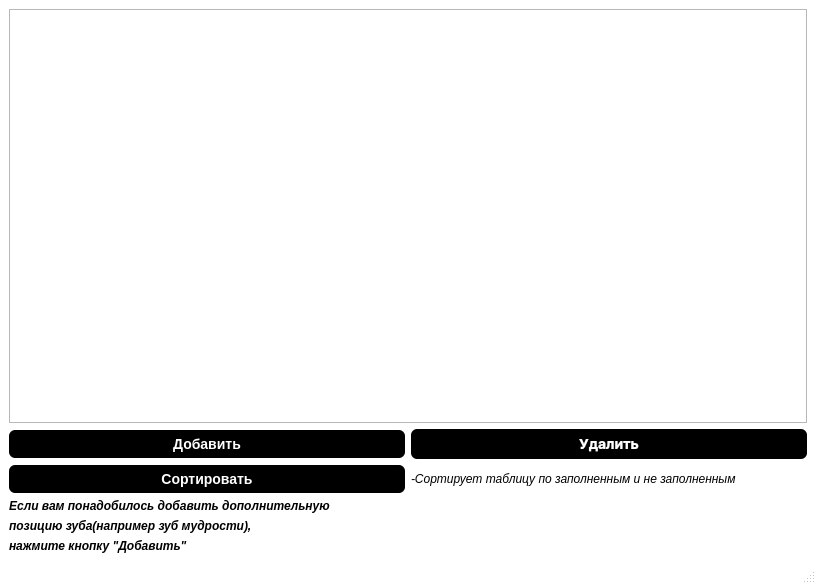
<?xml version="1.0" encoding="UTF-8"?>
<ui version="4.0">
 <class>MainWindow</class>
 <widget class="QMainWindow" name="MainWindow">
  <property name="geometry">
   <rect>
    <x>0</x>
    <y>0</y>
    <width>816</width>
    <height>584</height>
   </rect>
  </property>
  <property name="windowTitle">
   <string>MainWindow</string>
  </property>
  <property name="styleSheet">
   <string notr="true">QMainWindow{
background-color: rgb(255, 255, 255)
}</string>
  </property>
  <widget class="QWidget" name="centralwidget">
   <layout class="QGridLayout" name="gridLayout">
    <item row="6" column="0">
     <widget class="QLabel" name="label_3">
      <property name="font">
       <font>
        <italic>true</italic>
        <bold>true</bold>
       </font>
      </property>
      <property name="text">
       <string>нажмите кнопку &quot;Добавить&quot;</string>
      </property>
     </widget>
    </item>
    <item row="0" column="0" colspan="2">
     <widget class="QTableView" name="tableView">
      <property name="styleSheet">
       <string notr="true">QTableView {
    color: black;
    gridline-color: black;
    border-color: black;
    font: 10px;
}
QHeaderView::section {
    background-color: black;
    color: white;
    height: 35px;
    font: 14px;
}
QTableView::item:focus{
    border: 2px solid black;
    background-color: black;
}
QScrollBar:vertical {
    background: black;
}
 QScrollBar::handle:vertical {
    background: black;
 }
QScrollBar:horizontal {
    background: black;
}
 QScrollBar::handle:horizontal {
    background: black;
 }</string>
      </property>
     </widget>
    </item>
    <item row="2" column="1">
     <widget class="QPushButton" name="pushButton_delete">
      <property name="font">
       <font>
        <family>-apple-system</family>
        <pointsize>-1</pointsize>
        <bold>true</bold>
        <underline>false</underline>
        <strikeout>false</strikeout>
       </font>
      </property>
      <property name="cursor">
       <cursorShape>PointingHandCursor</cursorShape>
      </property>
      <property name="styleSheet">
       <string notr="true">
QPushButton {
  background-color: black;
  border: 1px solid rgba(27, 31, 35, .15);
  border-radius: 6px;
  color: #fff;
  font-family: -apple-system,system-ui,&quot;Segoe UI&quot;,Helvetica,Arial,sans-serif,&quot;Apple Color Emoji&quot;,&quot;Segoe UI Emoji&quot;;
  font-size: 14px;
  font-weight: 600;
  line-height: 20px;
  padding: 6px 16px;
  position: relative;
  text-align: center;
  text-decoration: none;
  vertical-align: middle;
  white-space: nowrap;
}
QPushButton:hover {
  background-color: rgb(255, 255, 255);
  border: 1px solid rgba(27, 31, 35, .15);
  border-radius: 6px;
  color: red;
  font-family: -apple-system,system-ui,&quot;Segoe UI&quot;,Helvetica,Arial,sans-serif,&quot;Apple Color Emoji&quot;,&quot;Segoe UI Emoji&quot;;
  font-size: 14px;
  font-weight: 600;
  line-height: 20px;
  padding: 6px 16px;
  position: relative;
  text-align: center;
  text-decoration: none;
  vertical-align: middle;
  white-space: nowrap;
}
</string>
      </property>
      <property name="text">
       <string>Удалить</string>
      </property>
     </widget>
    </item>
    <item row="2" column="0">
     <widget class="QPushButton" name="pushButton_add">
      <property name="cursor">
       <cursorShape>PointingHandCursor</cursorShape>
      </property>
      <property name="styleSheet">
       <string notr="true">
QPushButton {
  background-color: black;
  border: 1px solid rgba(27, 31, 35, .15);
  border-radius: 6px;
  color: #fff;
  font-family: -apple-system,system-ui,&quot;Segoe UI&quot;,Helvetica,Arial,sans-serif,&quot;Apple Color Emoji&quot;,&quot;Segoe UI Emoji&quot;;
  font-size: 14px;
  font-weight: 600;
  line-height: 20px;
  padding: 6px 16px;
  position: relative;
  text-align: center;
  text-decoration: none;
  vertical-align: middle;
  white-space: nowrap;
}
QPushButton:hover {
  background-color: rgb(255, 255, 255);
  border: 1px solid rgba(27, 31, 35, .15);
  border-radius: 6px;
  color: green;
  font-family: -apple-system,system-ui,&quot;Segoe UI&quot;,Helvetica,Arial,sans-serif,&quot;Apple Color Emoji&quot;,&quot;Segoe UI Emoji&quot;;
  font-size: 14px;
  font-weight: 600;
  line-height: 20px;
  padding: 6px 16px;
  position: relative;
  text-align: center;
  text-decoration: none;
  vertical-align: middle;
  white-space: nowrap;
}
</string>
      </property>
      <property name="text">
       <string>Добавить</string>
      </property>
     </widget>
    </item>
    <item row="4" column="0">
     <widget class="QLabel" name="label">
      <property name="font">
       <font>
        <italic>true</italic>
        <bold>true</bold>
       </font>
      </property>
      <property name="text">
       <string>Если вам понадобилось добавить дополнительную </string>
      </property>
     </widget>
    </item>
    <item row="5" column="0">
     <widget class="QLabel" name="label_2">
      <property name="font">
       <font>
        <italic>true</italic>
        <bold>true</bold>
       </font>
      </property>
      <property name="text">
       <string>позицию зуба(например зуб мудрости),</string>
      </property>
     </widget>
    </item>
    <item row="3" column="0">
     <widget class="QPushButton" name="pushButton_sort">
      <property name="enabled">
       <bool>true</bool>
      </property>
      <property name="cursor">
       <cursorShape>PointingHandCursor</cursorShape>
      </property>
      <property name="styleSheet">
       <string notr="true">
QPushButton {
  background-color: black;
  border: 1px solid rgba(27, 31, 35, .15);
  border-radius: 6px;
  color: #fff;
  font-family: -apple-system,system-ui,&quot;Segoe UI&quot;,Helvetica,Arial,sans-serif,&quot;Apple Color Emoji&quot;,&quot;Segoe UI Emoji&quot;;
  font-size: 14px;
  font-weight: 600;
  line-height: 20px;
  padding: 6px 16px;
  position: relative;
  text-align: center;
  text-decoration: none;
  vertical-align: middle;
  white-space: nowrap;
}
QPushButton:hover {
  background-color: rgb(255, 255, 255);
  border: 1px solid rgba(27, 31, 35, .15);
  border-radius: 6px;
  color: black;
  font-family: -apple-system,system-ui,&quot;Segoe UI&quot;,Helvetica,Arial,sans-serif,&quot;Apple Color Emoji&quot;,&quot;Segoe UI Emoji&quot;;
  font-size: 14px;
  font-weight: 600;
  line-height: 20px;
  padding: 6px 16px;
  position: relative;
  text-align: center;
  text-decoration: none;
  vertical-align: middle;
  white-space: nowrap;
}
</string>
      </property>
      <property name="text">
       <string>Сортировать</string>
      </property>
     </widget>
    </item>
    <item row="3" column="1">
     <widget class="QLabel" name="label_4">
      <property name="font">
       <font>
        <italic>true</italic>
       </font>
      </property>
      <property name="cursor">
       <cursorShape>WhatsThisCursor</cursorShape>
      </property>
      <property name="text">
       <string>-Сортирует таблицу по заполненным и не заполненным</string>
      </property>
     </widget>
    </item>
   </layout>
  </widget>
  <widget class="QMenuBar" name="menubar">
   <property name="geometry">
    <rect>
     <x>0</x>
     <y>0</y>
     <width>816</width>
     <height>26</height>
    </rect>
   </property>
  </widget>
  <widget class="QStatusBar" name="statusbar"/>
 </widget>
 <resources/>
 <connections/>
</ui>
